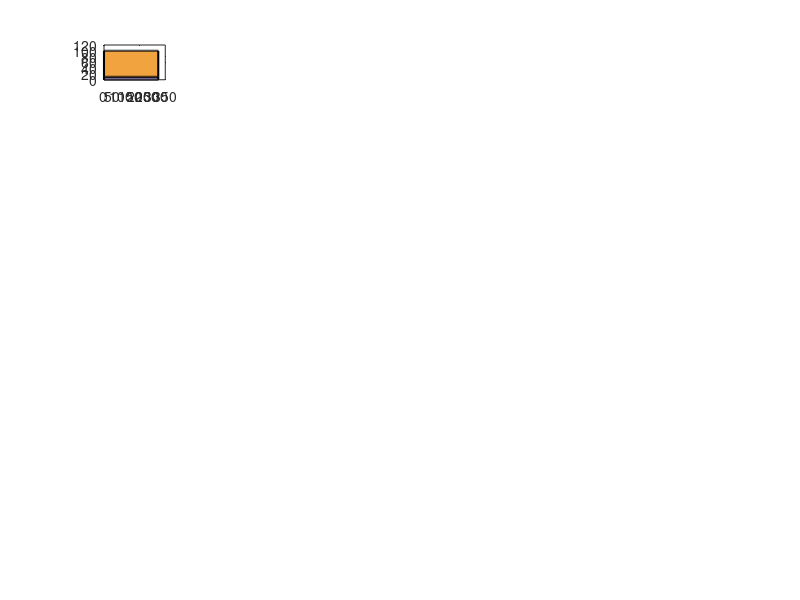

Here is the MATLAB script that generated this plot: (Note: this script raises an error after producing the figure.)
%% IMPORT THE DATA

%load('output_exp1_ATRiPARPires.mat'); % Plot Fig 3
%load('output_exp1_ATRires.mat'); % Plot Fig 4
load('output_exp1_PARPires.mat'); % Plot Fig 5


time = [0:1:310]';

% Define the conditions and corresponding data arrays
conditions = {'10s_dmso', '10mc_dmso', '10c_dmso', '30s_dmso', '30mc_dmso', '30c_dmso', ...
    '10s_cera_01', '10s_cera_03', '10s_ola_003', '10s_ola_03', '10s_comb_01_003', '10s_comb_03_03', ...
    '30s_cera_01', '30s_cera_03', '30s_ola_003', '30s_ola_03', '30s_comb_01_003', '30s_comb_03_03', ...
    '10mc_cera_01', '10mc_cera_03', '10mc_ola_003', '10mc_ola_03', '10mc_comb_01_003', '10mc_comb_03_03', ...
    '30mc_cera_01', '30mc_cera_03', '30mc_ola_003', '30mc_ola_03', '30mc_comb_01_003', '30mc_comb_03_03', ...
    '10c_cera_01', '10c_cera_03', '10c_ola_003', '10c_ola_03', '10c_comb_01_003', '10c_comb_03_03', ...
    '30c_cera_01', '30c_cera_03', '30c_ola_003', '30c_ola_03', '30c_comb_01_003', '30c_comb_03_03'};

num_conditions = length(conditions);

%% PLOT THE FRACTION OF DRUG RESISTANT CELLS

% Number of rows and columns for the subplot grid
rows = 7;
cols = 6;

figure;

for i = 1:num_conditions
    
    subplot(rows, cols, i);
    
    % Create the variable names dynamically
    var_name_1 = ['mean_combres_' conditions{i}];
    var_name_2 = ['mean_combres_' conditions{i} '_2'];
    
    % Evaluate the expressions
    data_1 = eval(var_name_1);
    data_2 = eval(var_name_2);
    
    % Create a filled region between data_1 and data_2
    h = area(time, [data_1, data_2], 'LineWidth', 1.5);
    
    % Set colors for the areas
    set(h(1), 'FaceColor', [153/255, 142/255, 195/255]);
    set(h(2), 'FaceColor', [241/255, 163/255, 64/255]);
    
    hold on;
    
    % Plot the shaded error region around data_1
    std_data = eval(['std_combres_' conditions{i}]);
    fill_area = fill([time; flipud(time)], ...
        [data_1 + std_data; flipud(data_1 - std_data)], ...
        'w', 'EdgeColor', 'none');
    alpha(fill_area, 0.3);
    
    % Overlay dashed lines for the error margins
    plot(time, data_1 + std_data, 'k--', 'LineWidth', 1);
    plot(time, data_1 - std_data, 'k--', 'LineWidth', 1);
    
    % Remove grid and tick marks
    set(gca, 'XTick', [], 'YTick', []);
    
    % Set axis limits
    xlim([0 310]);
    ylim([0 100]);
    
    title([conditions{i}], 'Interpreter', 'none');
    
    hold off;
end


%% PLOT THE TOTAL NUMBER OF CELLS

% Number of rows and columns in the subplot grid
rows = 7;
cols = 6;

figure;

for i = 1:num_conditions
    
    subplot(rows, cols, i);
    
    % Construct the variable names
    std_var_name = ['std_combres_' conditions{i} '_3'];
    mean_var_name = ['mean_combres_' conditions{i} '_3'];
    
    % Evaluate the variables
    std_totalcells = eval(std_var_name);
    mean_totalcells = eval(mean_var_name);
    
    % Plot the shaded error region
    fill([time; flipud(time)], [mean_totalcells + std_totalcells; flipud(mean_totalcells - std_totalcells)], ...
        'r', 'EdgeColor', 'none', 'FaceAlpha', 0.3);
    hold on;
    
    % Plot the mean line
    plot(time, mean_totalcells, 'Color', 'r', 'LineWidth', 2);
    hold on;
    
    xlim([0 310]);
    
    title(conditions{i}, 'Interpreter', 'none');
end
